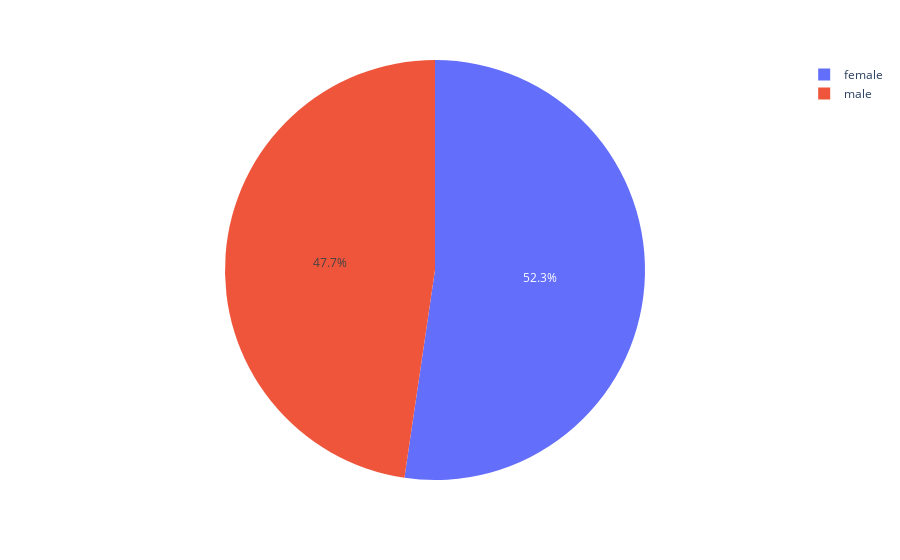

Write notebook code for a chart like this one.
### Code cell
px.pie(basic_inactive, values='Basic_unemployment', names='sex', color='sex', labels={'sex': 'sex', 'Basic_unemployment': 'Basic_unemployment'})

### Figure 1 — Plotly figure (JSON) as saved in the notebook; plotly's stock layout.template omitted (floating-point values rounded to 4 significant figures)
{"data": [{"customdata": [["female"], ["male"]], "domain": {"x": [0, 1], "y": [0, 1]}, "hovertemplate": "sex=%{customdata[0]}<br>Basic_unemployment=%{value}<extra></extra>", "labels": ["female", "male"], "legendgroup": "", "marker": {"colors": ["#636efa", "#EF553B"]}, "name": "", "showlegend": true, "type": "pie", "values": [19030000.0, 17340000.0]}], "layout": {"legend": {"tracegroupgap": 0}, "margin": {"t": 60}}}
